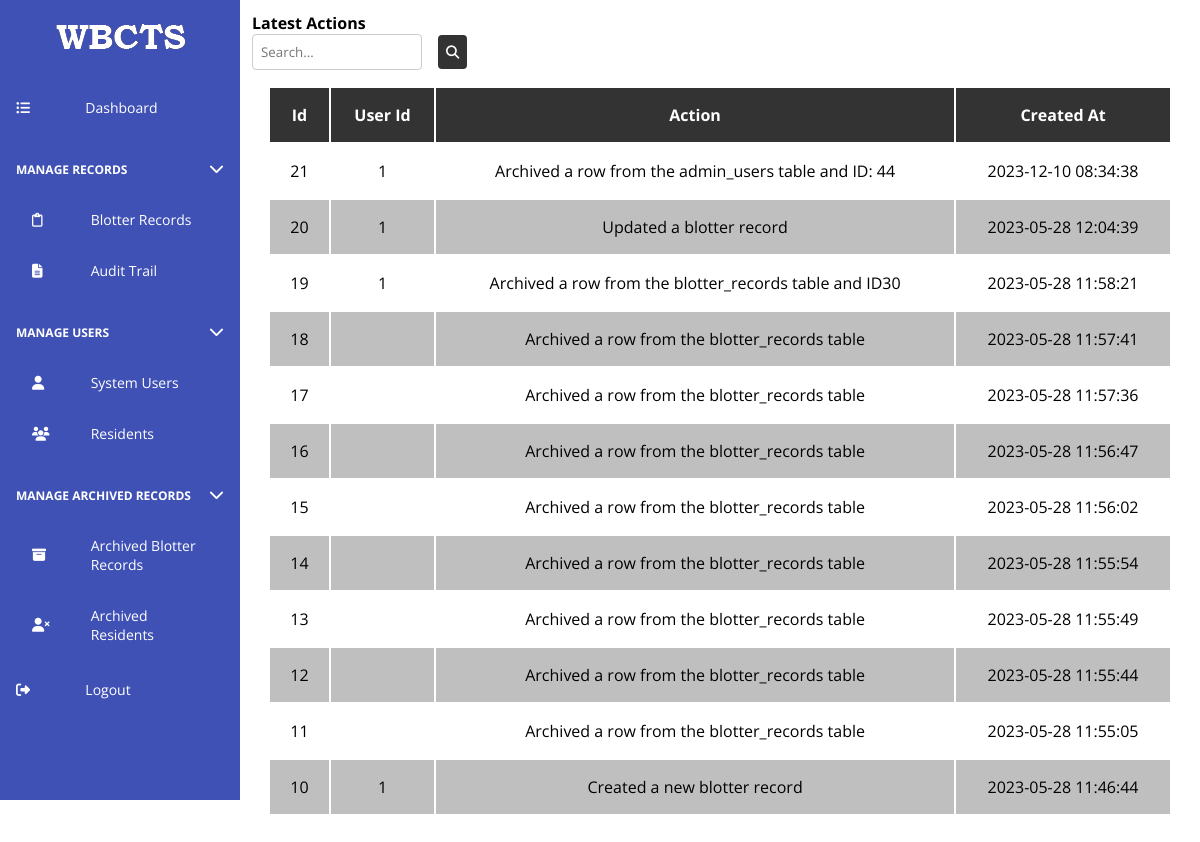
The app's page /admin/audit-trail.php (signed in) with its own data.
### tables this page shows
CREATE TABLE `audit_trail` (
  `id` int(11) NOT NULL,
  `user_id` int(11) DEFAULT NULL,
  `action` varchar(255) DEFAULT NULL,
  `created_at` timestamp NOT NULL DEFAULT current_timestamp()
);

### admin/components/Table.php (the view, shortened to what this page needs)
<?php
class Table
{
    private $tbl, $header, $content, $id, $styles, $attributes, $columns,
        $hasActions, $tblName, $columnTypes, $columnAttributes, $updateAction, $addAction, $isArchiveTable;
    public function __construct($tbl)
    {
        $this->tbl = $tbl;
        $this->columnTypes = [];
    }
    public function build_header()
    {
        $header = "";
        $keys = array_keys($this->tbl[0]);
        foreach ($keys as $index => $th) {
            $newTh = str_replace("_", " ", $th);
            $dataType = isset($this->columnTypes[$index]) ? $this->columnTypes[$index] : 'input';
            $attributes = isset($this->columnAttributes[$index]) ? $this->columnAttributes[$index] : '';
            $header .= "<th data-type='$dataType' col-name='$th' $attributes>$newTh</th>";
        }
    }
    public function build_rows()
    {
        $rows = "";
        foreach ($this->tbl as $key => $row) {
            $rows .= "<tr>";
            $id = 0;
            $count = 0;
            foreach ($row as $subKey => $subRow) {
                $attributes = isset($this->columnAttributes[$count]) ? $this->columnAttributes[$count] : '';
                if (str_contains($subRow, "/assets/")) {
                    $imgLink = substr($subRow, 6);
                    $rows .= "<td><a href='$imgLink' target='_blank'>View QR Code</a></td>";
                } else $rows .= "<td $attributes>$subRow</td>";
                if ($subKey === "id") $id = $subRow;
                $count++;
            }
            $deleteBtn  = $this->isArchiveTable ? <<<BTN
                <button class="action-button" data-id="{$id}" target-table="{$this->getTblName()}" onclick="delete_row('{$id}','{$this->getTblName()}')">Delete</button>
            BTN : <<<BTN
                <button class="action-button" data-id="{$id}" target-table="{$this->getTblName()}" onclick="archive_row('{$id}','{$this->getTblName()}')">Archive</button>
            BTN;
            $rows .= $this->hasActions && $_SESSION["role"] == 1 ? <<<ACTIONS
        <td class="row-action-buttons">
            <button class="action-button edit-button" target-table="{$this->getId()}">Edit</button>
            {$deleteBtn}
            <button class="action-button view-button">View</button>
        </td>
        ACTIONS : ($this->hasActions && $_SESSION["role"] == 2 ? <<<ACTIONS
        <td class="row-action-buttons">
            <button class="action-button view-button">View</button>
        </td>
        ACTIONS : "");
            $rows .= "</tr>";
        }
    }
    function build_table()
    {
        $this->build_header();
        $this->build_rows();
        return !empty($this->tbl) ? <<<TBL
            <table class="tbl" {$this->get_formatted_id()} form-update-action={$this->updateAction} form-add-action="{$this->addAction}">
                <thead>
                    {$this->getHeader()}
                </thead>
                <tbody>
                    {$this->getContent()}
                </tbody>
            </table>
            TBL : <<<CONTENT
            <h1>No data.</h1>
            CONTENT;
    }
    public function getHeader()
    {
        return $this->header;
    }
    public function setHeader($header)
    {
        $this->header = $header;
        return $this;
    }
    public function getContent()
    {
        return $this->content;
    }
    public function setContent($content)
    {
        $this->content = $content;
        return $this;
    }
    public function get_formatted_id()
    {
        $id = "id='{$this->id}'";
        return $id;
    }
    public function setId($id)
    {
        $this->id = $id;
        return $this;
    }
    public function setHasActions($hasActions)
    {
        $this->hasActions = $hasActions;
        return $this;
    }
    public function getTblName()
    {
        return $this->tblName;
    }
    public function setTblName($tblName)
    {
        $this->tblName = $tblName;
        return $this;
    }
    public function setUpdateAction($updateAction)
    {
        $this->updateAction = $updateAction;
        return $this;
    }
    public function setAddAction($addAction)
    {
        $this->addAction = $addAction;
        return $this;
    }
}

### admin/assets/css/styles.css (style rules this page uses)
* { margin: 0; padding: 0; outline: none; box-sizing: border-box; font-family: 'Open Sans', sans-serif; }
body, html { height: 100%; }
body { display: grid; grid-template-columns: 20% 1fr; }
.tbl { width: 100%; padding: 1rem; }
.tbl tr:nth-child(even), .tbl tr:hover { background-color: rgba(0, 0, 0, 0.25); }
.tbl th { background-color: #333; color: #fff; }
.tbl th { text-transform: capitalize; }
.tbl td, th { padding: 1rem; text-align: center; }

### records on screen
audit_trail: id "21", user "1", action "Archived a row from the admin_users table and ID: 44", created_at "2023-12-10 08:34:38"
audit_trail: id "20", user "1", action "Updated a blotter record", created_at "2023-05-28 12:04:39"
audit_trail: id "19", user "1", action "Archived a row from the blotter_records table and ID30", created_at "2023-05-28 11:58:21"
audit_trail: id "18", action "Archived a row from the blotter_records table", created_at "2023-05-28 11:57:41"
audit_trail: id "17", action "Archived a row from the blotter_records table", created_at "2023-05-28 11:57:36"
audit_trail: id "16", action "Archived a row from the blotter_records table", created_at "2023-05-28 11:56:47"
audit_trail: id "15", action "Archived a row from the blotter_records table", created_at "2023-05-28 11:56:02"
audit_trail: id "14", action "Archived a row from the blotter_records table", created_at "2023-05-28 11:55:54"
audit_trail: id "13", action "Archived a row from the blotter_records table", created_at "2023-05-28 11:55:49"
audit_trail: id "12", action "Archived a row from the blotter_records table", created_at "2023-05-28 11:55:44"
audit_trail: id "11", action "Archived a row from the blotter_records table", created_at "2023-05-28 11:55:05"
audit_trail: id "10", user "1", action "Created a new blotter record", created_at "2023-05-28 11:46:44"

### other values on screen
$newTh "Id"
$newTh "User Id"
$newTh "Action"
$newTh "Created At"
